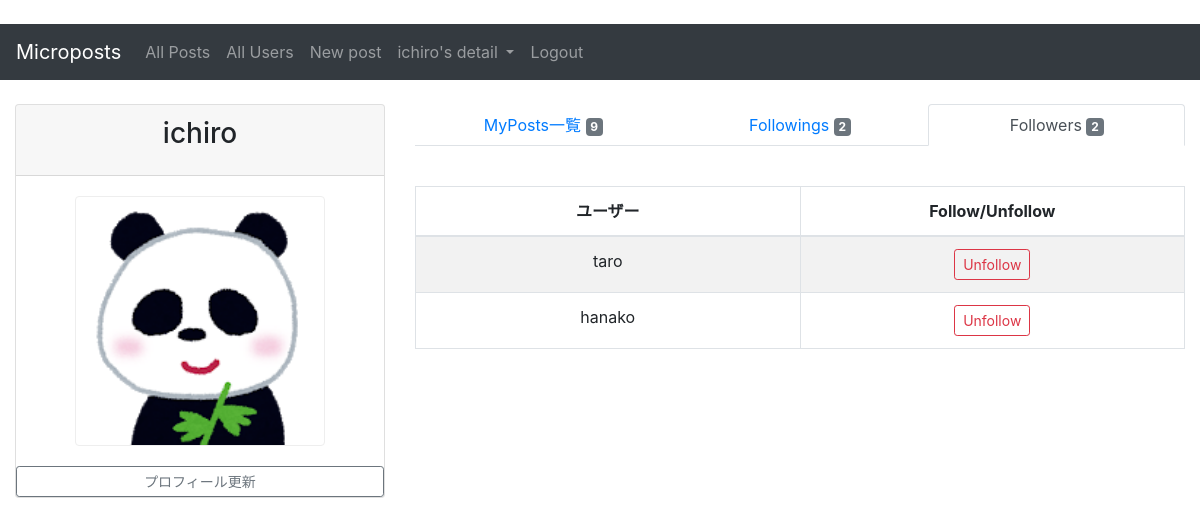
The page /microposts/follower/ (signed in) on the database its author committed.
### accounts/models.py (models this page shows, shortened)
class User(AbstractBaseUser, PermissionsMixin):
    username = models.CharField(max_length=50, unique=True)
    email = models.EmailField(max_length=50, unique=True)
    is_active = models.BooleanField(default=True)
    is_staff = models.BooleanField(default=False)
    avatar = models.ImageField(blank=True, null=True)
    EMAIL_FIELD = 'email'
    USERNAME_FIELD = 'username'
    REQUIRED_FIELDS = ['email']
    objects = UserManager()
    favourite_post = models.ManyToManyField(
        'microposts.Post', blank=True,
        verbose_name='お気に入りの投稿'
    )

### microposts/views.py (the view)
# urls.py: path('follower/', FollowersView.as_view(), name='follower'),
class FollowersView(LoginRequiredMixin, ListView): # 追加
    template_name = 'microposts/followers.html'
    model = Relationship
    def get_context_data(self, **kwargs):
        context = super().get_context_data(**kwargs)
        user = self.request.user
        context['my_posts_count'] = Post.objects.filter(owner_id=self.request.user).count()
        followings = (Relationship.objects.filter(follower_id=user.id)).values_list('following_id')
        context['following_list'] = User.objects.filter(id__in=followings)
        context['following_count'] = User.objects.filter(id__in=followings).count()
        followers = (Relationship.objects.filter(following_id=user.id)).values_list('follower_id')
        context['follower_list'] = User.objects.filter(id__in=followers)
        return context

### templates/microposts/followers.html (shortened to what this page needs)
{% extends 'base.html' %}
{% load static %}
{% block content %}
    <div class="content-wrapper">
        <div class="container-fluid">
            <div class="row">
                <aside class="col-sm-4">
                    <div class="card">
                        <div class="card-header">
                            <h3 class="card-title text-center">{{ user.get_username }}</h3>
                        </div>
                        <div class="card-body">
                            {% if user.avatar %}
                                <img class="rounded img-fluid mx-auto d-block"
                                    src="{{ user.avatar.url }}" id="avatar-image" alt="avatar_image">
                            {% else %}
                                <img class="rounded img-fluid mx-auto d-block"
                                    src="{% static 'images/avator_default.png' %}" id="avatar-image" alt="avatar_image">
                            {% endif %}
                        </div>
                        <a class="btn btn-outline-secondary btn-sm"
                            href="{% url 'accounts:edit_profile' %}" role="button">プロフィール更新</a>
                    </div>
                </aside>
                <div class="col-sm-8">
                    <ul class="nav nav-tabs nav-justified mb-3">
                        <li class="nav-item"><a href="{% url 'microposts:myposts' %}" class="nav-link">MyPosts一覧
                            <span class="badge badge-secondary">{{ my_posts_count }}</span></a></li>
                        <li class="nav-item"><a href="{% url 'microposts:following' %}" class="nav-link">Followings
                            <span class="badge badge-secondary">{{ following_count }}</span></a></li>
                        <li class="nav-item"><a href="{% url 'microposts:follower' %}" class="nav-link active">Followers
                            <span class="badge badge-secondary">{{ follower_list | length }}</span></a></li>
                    </ul>
                    <div class="table table-responsive">
                        <table id='follower_list'
                            class="table table-striped table-bordered table-hover">
                            <thead>
                            <tr>
                                <th class="text-center" style="width: 50%">ユーザー</th>
                                <th class="text-center" style="width: 50%">Follow/Unfollow</th>
                            </tr>
                            </thead>
                            <tbody>
                            {% for item in follower_list %}
                                <tr class="text">
                                    <td class="text-center">{{ item.username }}</td>
                                    <td class="text-center align-middle">
                                        {% if item in following_list %}
                                            <form action="{% url 'accounts:rm_relation' pk=item.id %}" method="post">
                                                <button type="submit" class="btn btn-outline-danger btn-sm" name="button">
                                                    Unfollow
                                                </button>
                                            </form>
                                        {% endif %}
                                </tr>
                            {% endfor %}
                            </tbody>
                        </table>
                    </div>
                </div>
            </div>
        </div>
    </div>
{% endblock %}

### templates/base.html (shortened to what this page needs)
{% load static %}
<!DOCTYPE html>
<html lang="ja">
<head>
    <link rel="stylesheet" href="https://stackpath.bootstrapcdn.com/bootstrap/4.3.1/css/bootstrap.min.css"
>
    <link rel="stylesheet" href="{% static 'CSS/style.css' %}">
    <link rel="stylesheet" href="{% static 'CSS/magnific-popup.css' %}">
    {% load bootstrap4 %}
</head>
<body>
<header class="mb-4">
    <nav class="navbar navbar-expand-sm navbar-dark bg-dark">
        <a class="navbar-brand" href="#">Microposts</a>
        <div class="collapse navbar-collapse" id="navbarSupportedContent">
            <ul class="navbar-nav navbar-left">
            {% if user.is_authenticated %}
                <li class="nav-item">
                    <a class="nav-link" href="{% url 'microposts:postlist' %}">All Posts</a>
                </li>
                <li class="nav-item">
                    <a class="nav-link" href="{% url 'accounts:userlist' %}">All Users</a>
                </li>
                <li class="nav-item">
                    <a class="nav-link" href="{% url 'microposts:create' %}">New post</a>
                </li>
                <li class="nav-item dropdown">
                    <a class="nav-link dropdown-toggle" href="#" id="navbarDropdownMenuLink" role="button"
                    data-toggle="dropdown" aria-haspopup="true" aria-expanded="false">
                        {{ user.username }}'s detail </a>
                </li>
            {% endif %}
            </ul>
            <ul class="navbar-nav navbar-right">
            {% if user.is_authenticated %}
                <li class="nav-item">
                    <a class="nav-link" href="{% url 'accounts:logout' %}">Logout</a>
                </li>
            {% endif %}
            </ul>
        </div>
    </nav>
</header>
{% block content %}
{% endblock content %}
<link rel="stylesheet" href="https://rawgit.com/enyo/dropzone/master/dist/dropzone.css">
</body>
</html>

### static/CSS/style.css (style rules this page uses)
#avatar-image { height: 250px; width: 250px; object-fit: cover; border-radius: 20%; border: 1px solid #eee; }

### rows shown on the page
User: username "ichiro", get_username "ichiro", avatar (picture)
User: username "taro", shows "Unfollow"
User: username "hanako", shows "Unfollow"

### other values the page prints
{{ my_posts_count }} "9"
{{ following_count }} "2"
{{ follower_list | length }} "2"
